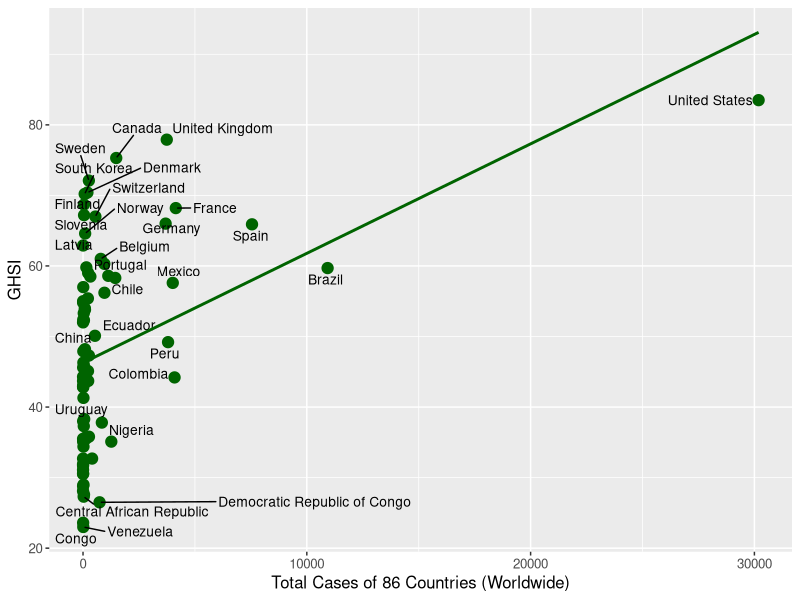
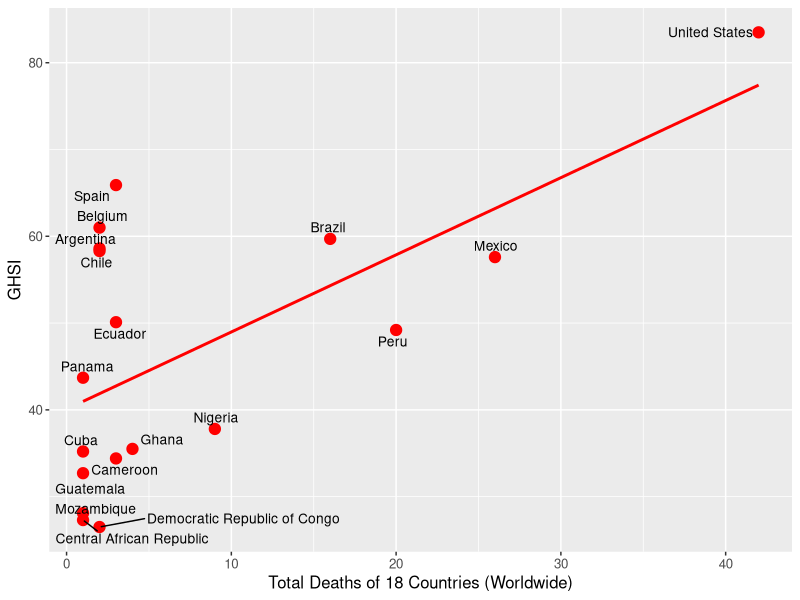
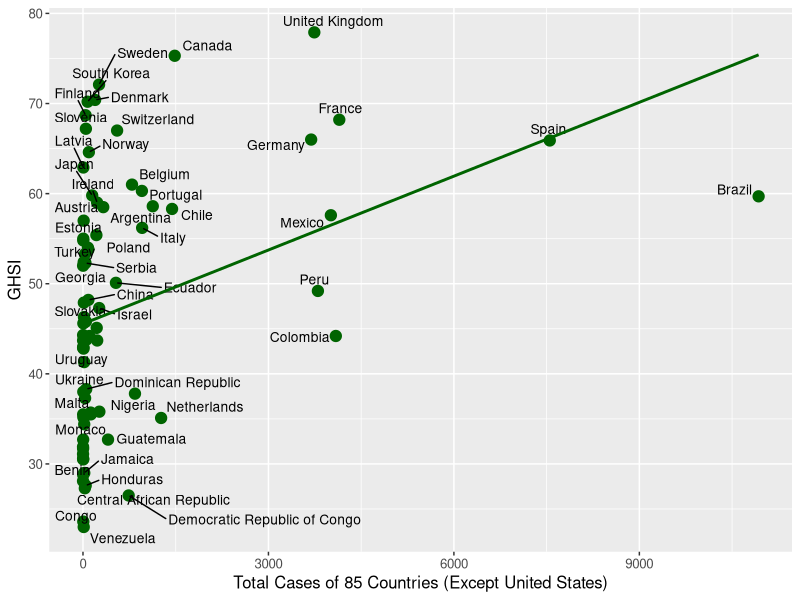
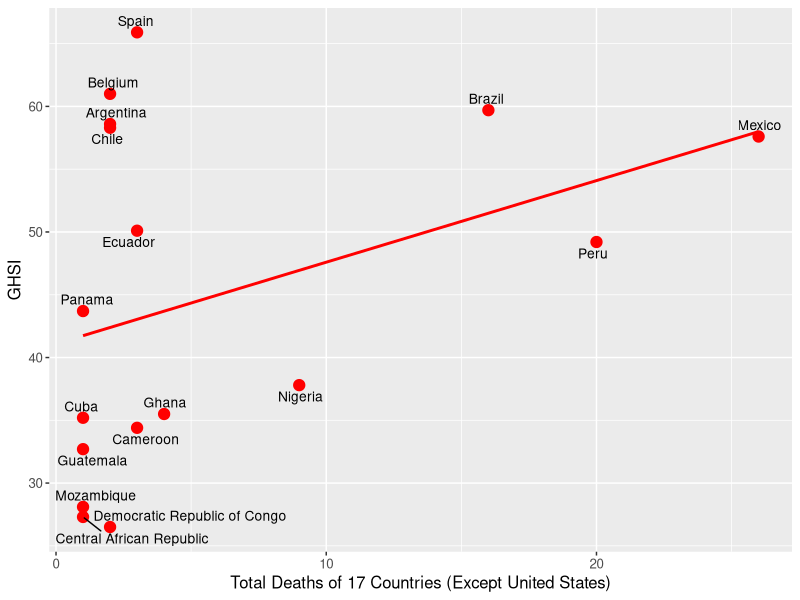
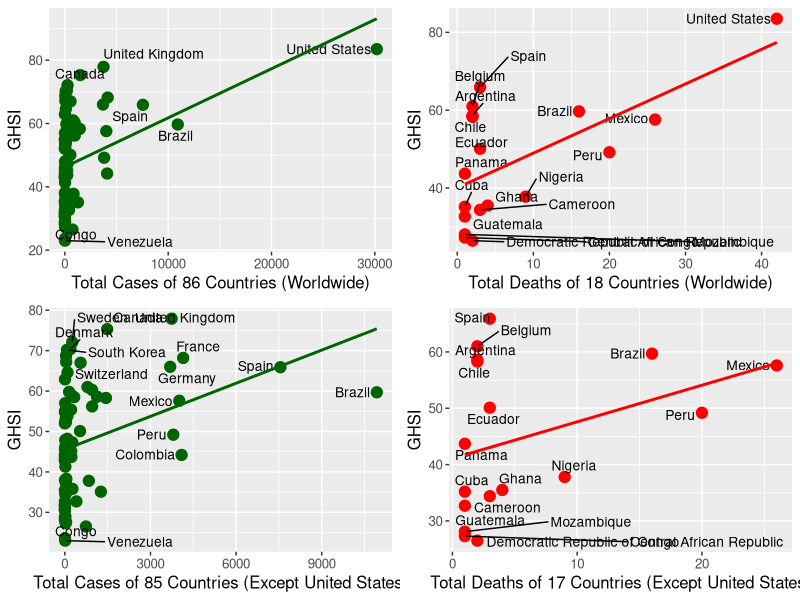

These figures' R source, in order:

library(ggplot2)
library(ggrepel)

options(scipen = 999)


#selection of Top-20 countries
#Data Management

setwd('E:\\ResearchProject\\Aminul\\Monkeypox Short Articles\\Monkeypox Short Articles')
MPX <- read.csv("MPX.csv")

MPX <- subset(MPX, MPX$date == "2023-05-15") #5/29/2021

#Remove World and International information
MPX<-MPX[!(MPX$iso_code=="OWID_WRL"),]

NROW(MPX)
#Creating CFR
MPX$CFR <- (MPX$total_deaths/MPX$total_cases)*100

options(scipen = 999)

GHSI <- read.csv("GHSI.csv")
GHSI[GHSI == 0] <- NA

WGI <- read.csv("WGI.csv")
WGI[WGI == 0] <- NA

JEE <- read.csv("JEE_All3.csv")
JEE$RS[JEE$RS == 0] <- NA

Obesity <- read.csv("Obesity.csv")




#Merge all data with GHSI and WGI

finaldt1 <- merge(GHSI, WGI,  by="location")

finaldt2 <- merge(finaldt1, Obesity,  by="location")

finaldt3 <- merge(finaldt2, JEE,  by="location")

MPX2 <- merge(MPX, finaldt3,  by="location")

MPX2 <- MPX2[c(MPX2$total_cases > 0),]
NROW(MPX2)

write.csv(MPX2, "MPX2.csv")

cor (MPX2$total_cases , MPX2$GHSI, method = c("pearson"), use = "complete.obs")
cor.test(MPX2$total_cases , MPX2$GHSI, method = c("pearson"), use = "complete.obs")

# lm <- glm(GHSI ~ total_cases, data=MPX2)
# 
# summary(lm)
# confint(lm)
# 
# with(summary(lm), 1 - deviance/null.deviance)


a <- ggplot(MPX2, aes(x = total_cases, y = GHSI))  + 
  theme(plot.title = element_text(hjust = 0.5,size=12,face = "bold"),text = element_text(size = 12))+
  geom_point(size = 3.5,
             show.legend = F,colour="dark green") +
  geom_text_repel(show.legend = F, 
                  size = 3.5, 
                  label=MPX2$location, 
                  hjust = 0.2,
                  vjust= 0.5) +
  xlab("Total Cases of 86 Countries (Worldwide)") + ylab("GHSI")  +
  geom_smooth(method = "lm", se = FALSE,colour="dark green")
a

#Without USA

# cor (MPX2$total_cases , MPX2$RS, method = c("pearson"), use = "complete.obs")
# cor.test(MPX2$total_cases , MPX2$RS, method = c("pearson"), use = "complete.obs")

# lm <- glm(RS ~ total_cases, data=MPX2)
# 
# summary(lm)
# confint(lm)
# 
# with(summary(lm), 1 - deviance/null.deviance)

# b <- ggplot(MPX2, aes(x = total_cases, y = RS))  + 
#   theme(plot.title = element_text(hjust = 0.5,size=12,face = "bold"),text = element_text(size = 12))+
#   geom_point(size = 3.5,
#              show.legend = F,colour="dark green") +
#   geom_text_repel(show.legend = F, 
#                   size = 3.5, 
#                   label=MPX2$location, 
#                   hjust = 0.2,
#                   vjust= 0.5) +
#   xlab("Total Cases of 88 Countries (Worldwide)") + ylab("JEE")  +
#   geom_smooth(method = "lm", se = FALSE,colour="dark green") 
# b


MPX2 <- MPX2[c(MPX2$total_deaths > 0),]
NROW(MPX2)

cor (MPX2$total_deaths , MPX2$GHSI, method = c("pearson"), use = "complete.obs")
cor.test(MPX2$total_deaths , MPX2$GHSI, method = c("pearson"), use = "complete.obs")

# lm <- glm(GHSI ~ total_deaths, data=MPX2)
# 
# summary(lm)
# confint(lm)
# 
# with(summary(lm), 1 - deviance/null.deviance)

c <- ggplot(MPX2, aes(x = total_deaths, y = GHSI))  + 
  theme(plot.title = element_text(hjust = 0.5,size=12,face = "bold"),text = element_text(size = 12))+
  geom_point(size = 3.5,
             show.legend = F,colour="red") +
  geom_text_repel(show.legend = F, 
                  size = 3.5, 
                  label=MPX2$location, 
                  hjust = 0.2,
                  vjust= 0.5) +
  xlab("Total Deaths of 18 Countries (Worldwide)") + ylab("GHSI")  +
  geom_smooth(method = "lm", se = FALSE,colour="red") 
c

# cor (MPX2$total_deaths , MPX2$RS, method = c("pearson"), use = "complete.obs")
# cor.test(MPX2$total_deaths , MPX2$RS, method = c("pearson"), use = "complete.obs")
# 
# lm <- glm(RS ~ total_deaths, data=MPX2)
# 
# summary(lm)
# confint(lm)
# 
# with(summary(lm), 1 - deviance/null.deviance)
# 
# d <- ggplot(MPX2, aes(x = total_deaths, y = RS))  + 
#   theme(plot.title = element_text(hjust = 0.5,size=12,face = "bold"),text = element_text(size = 12))+
#   geom_point(size = 3.5,
#              show.legend = F,colour="red") +
#   geom_text_repel(show.legend = F, 
#                   size = 3.5, 
#                   label=MPX2$location, 
#                   hjust = 0.2,
#                   vjust= 0.5) +
#   xlab("Total Deaths of 17 Countries (Worldwide)") + ylab("JEE")  +
#   geom_smooth(method = "lm", se = FALSE,colour="red") 
# d



library(ggplot2)
library(ggrepel)

options(scipen = 999)


#selection of Top-20 countries
#Data Management

setwd('E:\\ResearchProject\\Aminul\\Monkeypox Short Articles\\Monkeypox Short Articles')
MPX <- read.csv("MPX.csv")

MPX <- subset(MPX, MPX$date == "2023-05-15") #5/29/2021

#Remove World and International information
MPX<-MPX[!(MPX$iso_code=="OWID_WRL"),]

NROW(MPX)
#Creating CFR
MPX$CFR <- (MPX$total_deaths/MPX$total_cases)*100

options(scipen = 999)

GHSI <- read.csv("GHSI.csv")
GHSI[GHSI == 0] <- NA

WGI <- read.csv("WGI.csv")
WGI[WGI == 0] <- NA

JEE <- read.csv("JEE_All3.csv")
JEE$RS[JEE$RS == 0] <- NA

Obesity <- read.csv("Obesity.csv")

#Merge all data with GHSI and WGI

finaldt1 <- merge(GHSI, WGI,  by="location")

finaldt2 <- merge(finaldt1, Obesity,  by="location")

finaldt3 <- merge(finaldt2, JEE,  by="location")

MPX2 <- merge(MPX, finaldt3,  by="location")


MPX2 <- MPX2[MPX2$location != "United States",]

MPX2 <- MPX2[c(MPX2$total_cases > 0),]
NROW(MPX2)

cor (MPX2$total_cases , MPX2$GHSI, method = c("pearson"), use = "complete.obs")
cor.test(MPX2$total_cases , MPX2$GHSI, method = c("pearson"), use = "complete.obs")

# lm <- glm(GHSI ~ total_cases, data=MPX2)
# 
# summary(lm)
# confint(lm)
# 
# with(summary(lm), 1 - deviance/null.deviance)


b <- ggplot(MPX2, aes(x = total_cases, y = GHSI))  + 
  theme(plot.title = element_text(hjust = 0.5,size=12,face = "bold"),text = element_text(size = 12))+
  geom_point(size = 3.5,
             show.legend = F,colour="dark green") +
  geom_text_repel(show.legend = F, 
                  size = 3.5, 
                  label=MPX2$location, 
                  hjust = 0.2,
                  vjust= 0.5) +
  xlab("Total Cases of 85 Countries (Except United States)") + ylab("GHSI")  +
  geom_smooth(method = "lm", se = FALSE,colour="dark green")
b

#Without USA

# cor (MPX2$total_cases , MPX2$RS, method = c("pearson"), use = "complete.obs")
# cor.test(MPX2$total_cases , MPX2$RS, method = c("pearson"), use = "complete.obs")

# lm <- glm(RS ~ total_cases, data=MPX2)
# 
# summary(lm)
# confint(lm)
# 
# with(summary(lm), 1 - deviance/null.deviance)

# b <- ggplot(MPX2, aes(x = total_cases, y = RS))  + 
#   theme(plot.title = element_text(hjust = 0.5,size=12,face = "bold"),text = element_text(size = 12))+
#   geom_point(size = 3.5,
#              show.legend = F,colour="dark green") +
#   geom_text_repel(show.legend = F, 
#                   size = 3.5, 
#                   label=MPX2$location, 
#                   hjust = 0.2,
#                   vjust= 0.5) +
#   xlab("Total Cases of 88 Countries (Worldwide)") + ylab("JEE")  +
#   geom_smooth(method = "lm", se = FALSE,colour="dark green") 
# b


MPX2 <- MPX2[c(MPX2$total_deaths > 0),]
NROW(MPX2)

cor (MPX2$total_deaths , MPX2$GHSI, method = c("pearson"), use = "complete.obs")
cor.test(MPX2$total_deaths , MPX2$GHSI, method = c("pearson"), use = "complete.obs")

# lm <- glm(GHSI ~ total_deaths, data=MPX2)
# 
# summary(lm)
# confint(lm)
# 
# with(summary(lm), 1 - deviance/null.deviance)

d <- ggplot(MPX2, aes(x = total_deaths, y = GHSI))  + 
  theme(plot.title = element_text(hjust = 0.5,size=12,face = "bold"),text = element_text(size = 12))+
  geom_point(size = 3.5,
             show.legend = F,colour="red") +
  geom_text_repel(show.legend = F, 
                  size = 3.5, 
                  label=MPX2$location, 
                  hjust = 0.2,
                  vjust= 0.5) +
  xlab("Total Deaths of 17 Countries (Except United States)") + ylab("GHSI")  +
  geom_smooth(method = "lm", se = FALSE,colour="red") 
d

# cor (MPX2$total_deaths , MPX2$RS, method = c("pearson"), use = "complete.obs")
# cor.test(MPX2$total_deaths , MPX2$RS, method = c("pearson"), use = "complete.obs")
# 
# lm <- glm(RS ~ total_deaths, data=MPX2)
# 
# summary(lm)
# confint(lm)
# 
# with(summary(lm), 1 - deviance/null.deviance)
# 
# d <- ggplot(MPX2, aes(x = total_deaths, y = RS))  + 
#   theme(plot.title = element_text(hjust = 0.5,size=12,face = "bold"),text = element_text(size = 12))+
#   geom_point(size = 3.5,
#              show.legend = F,colour="red") +
#   geom_text_repel(show.legend = F, 
#                   size = 3.5, 
#                   label=MPX2$location, 
#                   hjust = 0.2,
#                   vjust= 0.5) +
#   xlab("Total Deaths of 17 Countries (Worldwide)") + ylab("JEE")  +
#   geom_smooth(method = "lm", se = FALSE,colour="red") 
# d





tiff("GHSIJEE.tiff", units="in", width=12, height=12, res=300)
gridExtra::grid.arrange(a,c,b,d, ncol = 2, nrow=2)
dev.off()

